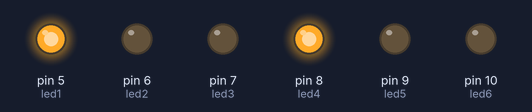
This sketch was run on a simulated Arduino Uno, built with avr-gcc and run on an emulated ATmega328P. Parts: output pins drawn as LEDs (lit = HIGH).

Above: at 0.1 s.
At 1.0 s:
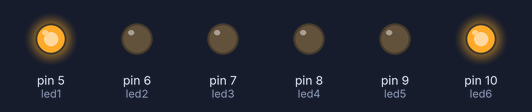
At 4.6 s:
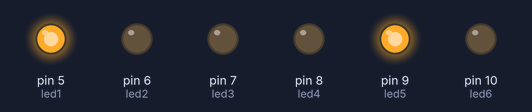
At 6.4 s:
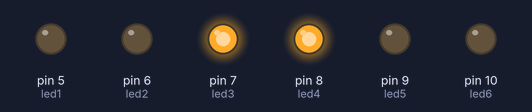
At 10.0 s:
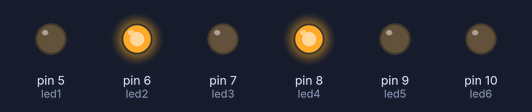
At 11.8 s:
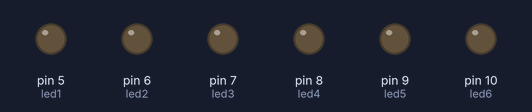
Timing chart, 0 to 13.3 s (numbered marks = the images above):
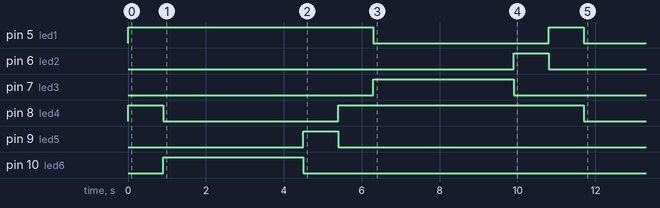

The sketch:

semafor.ino
```cpp
const int led1=5;
const int led2=6;
const int led3=7;
const int led4=8;
const int led5=9;
const int led6=10;
unsigned long ret=900;

void setup() {
pinMode(led1, OUTPUT);
pinMode(led2, OUTPUT);
pinMode(led3, OUTPUT);
pinMode(led4, OUTPUT);
pinMode(led5, OUTPUT);
pinMode(led6, OUTPUT);


digitalWrite(led1, 1); //encenem el led velmell del semafor a//
digitalWrite(led4, 1);  //ecenem el vermell semabor B//
delay(ret);             //temps de espera //
digitalWrite(led4,0);    //aàguem vermall semafor b//


digitalWrite(led6,1);  // encenem el led vermell semafor b//
delay(ret*4);           //li diem que el temps de espera ho ultipliqui per 4//
digitalWrite(led6,0);     //apaguem el semafor vermell b//

digitalWrite(led5, 1);   //encenem el semafor groc b//
delay(ret);              //li donem temps d¡espera//
digitalWrite(led5, 0);  //apafuem el semafor  groc b//
digitalWrite(led4, 1);   //enceem el semafor vermell b//
delay(ret*1);              // temps de epera//
digitalWrite(led1,0);   //apaguem el semafor a vermell//
digitalWrite(led3, 1);   //encenem el vermell semafor a//
delay(ret*4);            //temps de espera//
digitalWrite(led3, 0);    //apaguem el vermell a//
digitalWrite(led2, 1);   //encenem el led groc a//
delay(ret);             //temps de espera//
digitalWrite(led2,0);   //apaguem groc a//
digitalWrite(led1, 1);   //encenm vermell a//
delay(ret);              //temps de espera//
digitalWrite(led1,0);    //apaguem led roig a//
digitalWrite(led4, 0);
}

void loop() {


}
```
